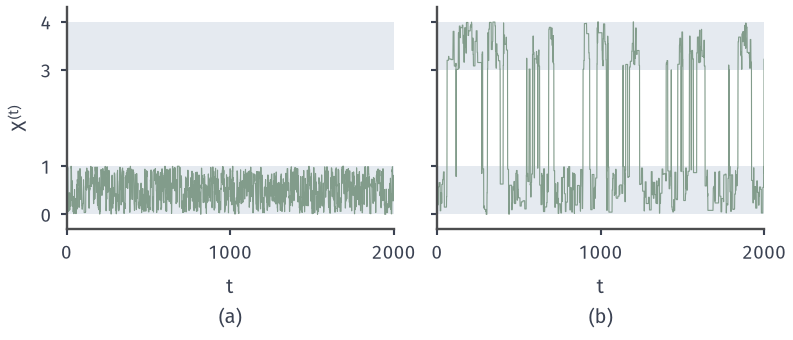

Reproduce this figure in Python.
from pathlib import Path
import sys
ROOT = next(p for p in Path(__file__).resolve().parents if (p/"build.sh").is_file() and (p/"tex/book.tex").is_file())
sys.path.insert(0, str(ROOT/"figures/07-probability/08-sampling-and-integration/matplotlib/sgen-common"))
from sgen_common import *
# Target: uniform distribution on [0,1] U [3,4] (p~ = indicator). Metropolis with proposal Unif(x-h, x+h).
# Start x = 0.5, 2000 steps, seed 10. (a) h = 0.5: no proposal can cross the gap (1,3); (b) h = 2.5: crosses.
def run(h, n=2000, seed=10):
    rng = np.random.default_rng(seed); x = .5; out = np.empty(n); acc = 0
    inside = lambda y: (0 <= y <= 1) or (3 <= y <= 4)
    for t in range(n):
        y = x+h*(2*rng.random()-1)
        if inside(y): x = y; acc += 1
        rng.random()  # the accept uniform (ratio is 0 or 1 here)
        out[t] = x
    return out, acc/n
fig, (A, B) = figure(width_mm=112, height_mm=48, ncols=2, sharey=True)
res = {}
for ax, h, L in ((A, .5, 'a'), (B, 2.5, 'b')):
    style(ax)
    ch, a = run(h); res[h] = {'acc': a, 'frac_upper': float((ch > 2).mean())}
    for lo in (0, 3): ax.axhspan(lo, lo+1, color=BLUE_FILL, lw=0)
    ax.plot(np.arange(1, 2001), ch, color=GREEN, lw=.45)
    ax.set_xlim(0, 2000); ax.set_xticks([0, 1000, 2000]); ax.set_ylim(-.3, 4.3); ax.set_yticks([0, 1, 3, 4])
    sub(ax, L, '$t$')
A.set_ylabel('$X^{(t)}$')
save(fig, HERE(__file__), 'figure', {str(k): v for k, v in res.items()})
print(res)
